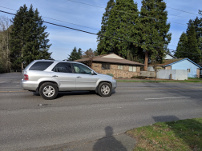
#> input picture images/im3.jpg, 202 x 151 px
$ python img-stitch-panorama.py images/im3.jpg images/im4.jpg out.png
#> lines starting #> are read from the running program, lines starting #| are printed output that depends on the picture
import cv2
import sys
import numpy as np
import random

def compute_homography_matrix(list_matched_pairs):
  A = []
  for m in list_matched_pairs:
    homogeneous_c1 = [m[0][0], m[0][1], 1]
    homogeneous_c2 = [m[1][0], m[1][1], 1]
    x_prime_row = [-homogeneous_c1[0], -homogeneous_c1[1], -1, 0, 0, 0, homogeneous_c1[0]*homogeneous_c2[0], homogeneous_c1[1]*homogeneous_c2[0], homogeneous_c2[0]]
    y_prime_row = [0, 0, 0, -homogeneous_c1[0], -homogeneous_c1[1], -1, homogeneous_c1[0]*homogeneous_c2[1], homogeneous_c1[1]*homogeneous_c2[1], homogeneous_c2[1]]
    A.append(x_prime_row)
    A.append(y_prime_row)

  # compute homography matrix and normalize
  u, s, v = np.linalg.svd(A)
  H = np.reshape(v[8], (3, 3))
  H = (H/H.item(8))

  return H

def ex_find_homography_ransac(list_pairs_matched_keypoints, threshold_ratio_inliers=0.85, threshold_reprojtion_error=3, max_num_trial=1000):
    '''
    Apply RANSAC algorithm to find a homography transformation matrix that align 2 sets of feature points, transform the first set of feature point to the second (e.g. warp image 1 to image 2)
    :param list_pairs_matched_keypoints: has the format as a list of pairs of matched points: [[[p1x,p1y],[p2x,p2y]],....]
    :param threshold_ratio_inliers: threshold on the ratio of inliers over the total number of samples, accept the estimated homography if ratio is higher than the threshold
    :param threshold_reprojtion_error: threshold of reprojection error (measured as euclidean distance, in pixels) to determine whether a sample is inlier or outlier
    :param max_num_trial: the maximum number of trials to do take sample and do testing to find the best homography matrix
    :return best_H: the best found homography matrix
    '''
    best_H = None

    total_inliers = []
    key_points_l = len(list_pairs_matched_keypoints) - 1  # for random purpose

    if(len(list_pairs_matched_keypoints) < 4):  # need at least 4 correspondances
        print ("not enough matched keypoints for homography")
        sys.exit(1)

    for _ in range(max_num_trial):

        # choose random points
        matches = []
        for _ in range(4):
            m = list_pairs_matched_keypoints[random.randint(0, key_points_l)]
            matches.append(m)

        # compute initial homography matrix
        H = compute_homography_matrix(matches)


        num_inliers = []

        # Euclidean distance calculation
        for pair in list_pairs_matched_keypoints:
            source_p = [pair[0][0], pair[0][1], 1] # (x,y,1) in img 1
            dest_p = [pair[1][0], pair[1][1], 1] # (x',y',1) in img2

            estimated_dest_p = np.dot(H, source_p)
            estimated_dest_p = estimated_dest_p/estimated_dest_p[2]


            reproj_error = np.sqrt(np.sum((dest_p - estimated_dest_p) **2))
            if reproj_error < threshold_reprojtion_error:
                num_inliers.append(pair)

        # update amount of inliers
        if len(num_inliers) > len(total_inliers):
            total_inliers = num_inliers
            current_best_H = H
            if (len(total_inliers) / len(list_pairs_matched_keypoints) ) > threshold_ratio_inliers:
                best_H = H

    # if no homography matrix with current threshold,create new homography matrix with all inliers

    if best_H is None:
        best_H = current_best_H

    H = compute_homography_matrix(total_inliers)
    best_H = H

    return best_H


def ex_extract_and_match_feature(img_1, img_2, ratio_robustness=0.7):

    list_pairs_matched_keypoints = []

    # to be completed ....

    # convert image 1 and 2 to grayscale
    gray1 = cv2.cvtColor(img_1,cv2.COLOR_BGR2GRAY)
    gray2 = cv2.cvtColor(img_2,cv2.COLOR_BGR2GRAY)

    # create SIFT object
    SIFT = cv2.SIFT_create()

    # kp1, des1 = sift.compute(gray1,kp1)
    kp1, des1 = SIFT.detectAndCompute(gray1,None) # kp1 = list of keypoints, des = numpy array shape (number of keypoints) X 128
    kp2, des2 = SIFT.detectAndCompute(gray2,None)

    # brute force matcher
    BF_matcher = cv2.BFMatcher()
    matches = BF_matcher.knnMatch(des1,des2, k=2)

    # ratio test
    for m,n in matches:
      if m.distance < ratio_robustness*n.distance:
        kp1_match = kp1[m.queryIdx]  # Keypoint in img_1
        kp2_match = kp2[m.trainIdx]  # Keypoint in img_2

        # Extract coordinates and append to the list
        list_pairs_matched_keypoints.append([
             [kp1_match.pt[0], kp1_match.pt[1]],  # [p1x, p1y]
             [kp2_match.pt[0], kp2_match.pt[1]]   # [p2x, p2y
        ])
    return list_pairs_matched_keypoints


def ex_warp_blend_crop_image(img_1,H_1,img_2):
    '''
    1/ warp image img_1 using the homography H_1 to align it with image img_2 (using backward warping and bilinear resampling)
    2/ stitch image img_1 to image img_2 and apply average blending to blend the 2 images into a single panorama image
    3/ find the best bounding box for the resulting stitched image
    :param img_1:
    :param H_1:
    :param img_2:
    :return img_panorama: resulting panorama image
    '''
    img_panorama = None
    # =====  use a backward warping algorithm to warp the source
    # 1/ to do so, we first create the inverse transform; 2/ use bilinear interpolation for resampling
    # to be completed ...

    # ===== blend images: average blending
    # to be completed ...

    # ===== find the best bounding box for the resulting stitched image so that it will contain all pixels from 2 original images
    # to be completed ...
    inverse_H = np.linalg.inv(H_1)

    # corner points corresponding to warped img_1
    corners = np.array([
        [0, 0, 1],
        [0, img_1.shape[0], 1],
        [img_1.shape[1], 0, 1],
        [img_1.shape[1], img_1.shape[0], 1]
    ]).T

    transformed_corners = np.dot(H_1, corners)
    transformed_corners /= transformed_corners[2]
    f11, f12, f13, f14 = transformed_corners.T

    hh = [f11[1], f12[1], f13[1], f14[1]]
    ww = [f11[0], f12[0], f13[0], f14[0]]


    h_min, h_max = np.floor(min(hh)), np.ceil(max(hh))
    w_min, w_max = np.floor(min(ww)), np.ceil(max(ww))

    h0 = int(abs(h_min))
    h1, h2 = int(h_min), int(h_max)
    w0 = int(abs(w_min))
    w1, w2 = int(w_min), int(w_max)
    right_w = img_2.shape[1] - w2

    warp = np.zeros([abs(h1) + abs(h2), abs(w1) + abs(w2) + right_w, 3], dtype=np.float32)

    # backward warping
    for y in range(h1, h2):
        for x in range(w1, w2 + right_w):

            # map panorama point back to img1 for bilinear interpolation
            mapped_p = np.dot(inverse_H, [x, y, 1])
            mapped_p /= mapped_p[-1]
            pixel_x = int(np.floor(mapped_p[0]))
            pixel_y = int(np.floor(mapped_p[1]))
            weight_x = mapped_p[0] - pixel_x
            weight_y = mapped_p[1] - pixel_y

            # chek pixel is not img1 bounds
            if pixel_x < 0 or pixel_y < 0 or pixel_x >= img_1.shape[1]-1 or pixel_y >= img_1.shape[0]-1:
                #  check it pixel is img2 pixel bounds, and copy pixel
                if y >= 0 and y < img_2.shape[0] and x >= 0 and x < img_2.shape[1]:
                    result = img_2[y, x]
                else: # set pixel to black if out of bounds
                    result = [0, 0, 0]

            # bilinear interpolation for pixel in img_1 bounds for warping
            else:
                # Extract neighboring pixel values
                top_left = img_1[pixel_y, pixel_x]
                top_right = img_1[pixel_y, pixel_x + 1]
                bottom_right = img_1[pixel_y + 1, pixel_x + 1]
                bottom_left = img_1[pixel_y + 1, pixel_x]
                # Compute bilinear interpolation using matrix multiplication
                result = (
                    (1 - weight_x) * (1 - weight_y) * top_left +
                    weight_x * (1 - weight_y) * top_right +
                    weight_x * weight_y * bottom_right +
                    (1 - weight_x) * weight_y * bottom_left
                )
                # blending
                if x >= 0 and x < img_2.shape[1] and y >= 0 and y < img_2.shape[0]:
                    r2 = img_2[y, x]
                    result = (result + r2) / 2.0

            warp[y + h0, x + w0] = result

    img_panorama = warp
    return img_panorama


def stitch_images(img_1, img_2):
    '''
    :param img_1: input image 1. We warp this image to align and stich it to the image 2
    :param img_2: is the reference image. We will not warp this image
    :return img_panorama: the resulting stiched image
    '''
    print('==============================')
    print('===== stitch two images to generate one panorama image')
    print('==============================')

    # ===== extract and match features from image 1 and image 2
    list_pairs_matched_keypoints = ex_extract_and_match_feature(img_1=img_1, img_2=img_2, ratio_robustness=0.7)

    # ===== use RANSAC algorithm to find homography to warp image 1 to align it to image 2
    H_1 = ex_find_homography_ransac(list_pairs_matched_keypoints, threshold_ratio_inliers=0.85, threshold_reprojtion_error=3, max_num_trial=1000)

    # ===== warp image 1, blend it with image 2 using average blending to produce the resulting panorama image
    img_panorama = ex_warp_blend_crop_image(img_1=img_1,H_1=H_1, img_2=img_2)

    return img_panorama


if __name__ == "__main__":
    print('==================================================')
    print('PSU CS 410/510, HW2: image stitching')
    print('==================================================')

    path_file_image_1 = sys.argv[1]
    path_file_image_2 = sys.argv[2]
    path_file_image_result = sys.argv[3]


    # ===== read 2 input images
    img_1 = cv2.imread(path_file_image_1)
#> img_1 is the input picture: shape (151, 202, 3); mean B, G, R 107.7, 107.7, 103
    img_2 = cv2.imread(path_file_image_2)
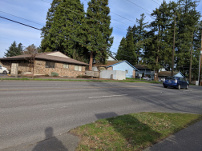
#> input picture images/im4.jpg, 202 x 151 px
#> img_2 is the input picture: shape (151, 202, 3); mean B, G, R 100.4, 105.2, 102.5

    # ===== create a panorama image by stitch image 1 to image 2
    img_panorama = stitch_images(img_1=img_1, img_2=img_2)
#> in ex_extract_and_match_feature, `gray1 = cv2.cvtColor(img_1,cv2.COLOR_BGR2GRAY)`:
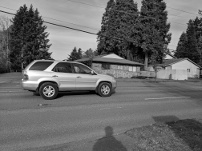
#> gray1: shape (151, 202); min 0, max 255, mean 106.3
#> in ex_extract_and_match_feature, `gray2 = cv2.cvtColor(img_2,cv2.COLOR_BGR2GRAY)`:
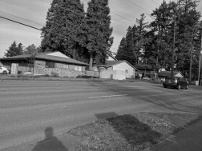
#> gray2: shape (151, 202); min 0, max 243, mean 103.8
#> in ex_extract_and_match_feature, `kp1, des1 = SIFT.detectAndCompute(gray1,None)`: kp1 = 222 keypoints; strongest (x, y, size): (33, 76, 12.4), (166, 39, 1.8), (113, 56, 4.8), (168, 57, 3)
#> in ex_extract_and_match_feature, `kp2, des2 = SIFT.detectAndCompute(gray2,None)`: kp2 = 278 keypoints; strongest (x, y, size): (163, 70, 2.1), (156, 33, 2.5), (58, 54, 4.9), (179, 75, 3.4)
#> in ex_extract_and_match_feature, `matches = BF_matcher.knnMatch(des1,des2, k=2)`: matches = 222 matches
#> the loop in ex_extract_and_match_feature, `for m,n in matches:` made 222 passes
#> (kp1_match, kp2_match) on passes 47, 74, 77, 78, 83, 84, 85, 89, 90: (keypoint at (39.3, 14.9), size 1.9, keypoint at (109.6, 14), size 2), (keypoint at (69.3, 52.2), size 3.3, keypoint at (7.1, 46.8), size 4), (keypoint at (72.5, 53.5), size 2.2, keypoint at (11.2, 48.4), size 2.7), (keypoint at (74.4, 49.9), size 2.1, keypoint at (13.8, 44.4), size 2.5), (keypoint at (83.7, 50), size 3.6, keypoint at (24.8, 45.8), size 4.3), (keypoint at (83.7, 50), size 3.6, keypoint at (24.8, 45.8), size 4.3), (keypoint at (83.7, 50), size 3.6, keypoint at (24.8, 45.8), size 4.3), (keypoint at (86.6, 52.1), size 2.3, keypoint at (28.6, 48), size 2.7), (keypoint at (87.1, 59), size 2, keypoint at (28.8, 55.7), size 2.3)
#> kp1_match on pass 164: keypoint at (140.9, 25.5), size 2.6
#> after the loop in ex_extract_and_match_feature, `for m,n in matches:`: list_pairs_matched_keypoints = 77 items
#> in ex_find_homography_ransac, `key_points_l = len(list_pairs_matched_keypoints) - 1`: key_points_l = 76
#> after the loop in ex_find_homography_ransac, `for _ in range(max_num_trial):`: best_H = [[1.49, -0.0914, -89.94], [0.196, 1.25, -24.07], [0.00261, -0.000548, 1]]; current_best_H has the same summary as best_H; total_inliers = 75 items
#> in ex_find_homography_ransac, `H = compute_homography_matrix(total_inliers)`: H = [[1.56, -0.0547, -97.1], [0.244, 1.36, -32.13], [0.00283, -4.26e-05, 1]]
#> in ex_find_homography_ransac, `best_H = H`: best_H has the same summary as H
#> in stitch_images, `H_1 = ex_find_homography_ransac(list_pairs_matched_keypoints, threshol..`: H_1 has the same summary as H in ex_find_homography_ransac
#> in ex_warp_blend_crop_image, `inverse_H = np.linalg.inv(H_1)`: inverse_H = [[0.54, 0.0234, 53.21], [-0.133, 0.732, 10.54], [-0.00153, -3.52e-05, 0.85]]
#> in ex_warp_blend_crop_image, `transformed_corners = np.dot(H_1, corners)`: transformed_corners = [[-97.1, -105.4, 218.4, 210.1], [-32.13, 172.9, 17.2, 222.2], [1, 0.994, 1.57, 1.57]]
#> in ex_warp_blend_crop_image, `transformed_corners /= transformed_corners[2]`: transformed_corners = [[-97.1, -106, 138.9, 134.2], [-32.13, 174, 10.94, 141.9], [1, 1, 1, 1]]
#> in ex_warp_blend_crop_image, `f11, f12, f13, f14 = transformed_corners.T`: f11 = [-97.1, -32.13, 1]; f12 = [-106, 174, 1]; f13 = [138.9, 10.94, 1]; f14 = [134.2, 141.9, 1]
#> in ex_warp_blend_crop_image, `hh = [f11[1], f12[1], f13[1], f14[1]]`: hh = [-32.13, 174, 10.94, 141.9]
#> in ex_warp_blend_crop_image, `ww = [f11[0], f12[0], f13[0], f14[0]]`: ww = [-97.1, -106, 138.9, 134.2]
#> in ex_warp_blend_crop_image, `h_min, h_max = np.floor(min(hh)), np.ceil(max(hh))`: h_min = -33; h_max = 174
#> in ex_warp_blend_crop_image, `w_min, w_max = np.floor(min(ww)), np.ceil(max(ww))`: w_min = -107; w_max = 139
#> in ex_warp_blend_crop_image, `h0 = int(abs(h_min))`: h0 = 33
#> in ex_warp_blend_crop_image, `h1, h2 = int(h_min), int(h_max)`: h1 = -33; h2 = 174
#> in ex_warp_blend_crop_image, `w0 = int(abs(w_min))`: w0 = 107
#> in ex_warp_blend_crop_image, `w1, w2 = int(w_min), int(w_max)`: w1 = -107; w2 = 139
#> in ex_warp_blend_crop_image, `right_w = img_2.shape[1] - w2`: right_w = 63
#> after the loop in ex_warp_blend_crop_image, `for y in range(h1, h2):`:
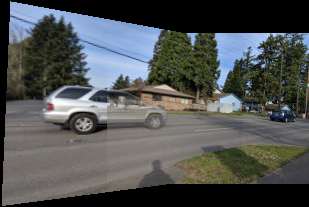
#> warp: shape (207, 309, 3) float32; mean B, G, R 82.4, 82.8, 80

    # ===== save panorama image
    cv2.imwrite(filename=path_file_image_result, img=(img_panorama).clip(0.0, 255.0).astype(np.uint8))
